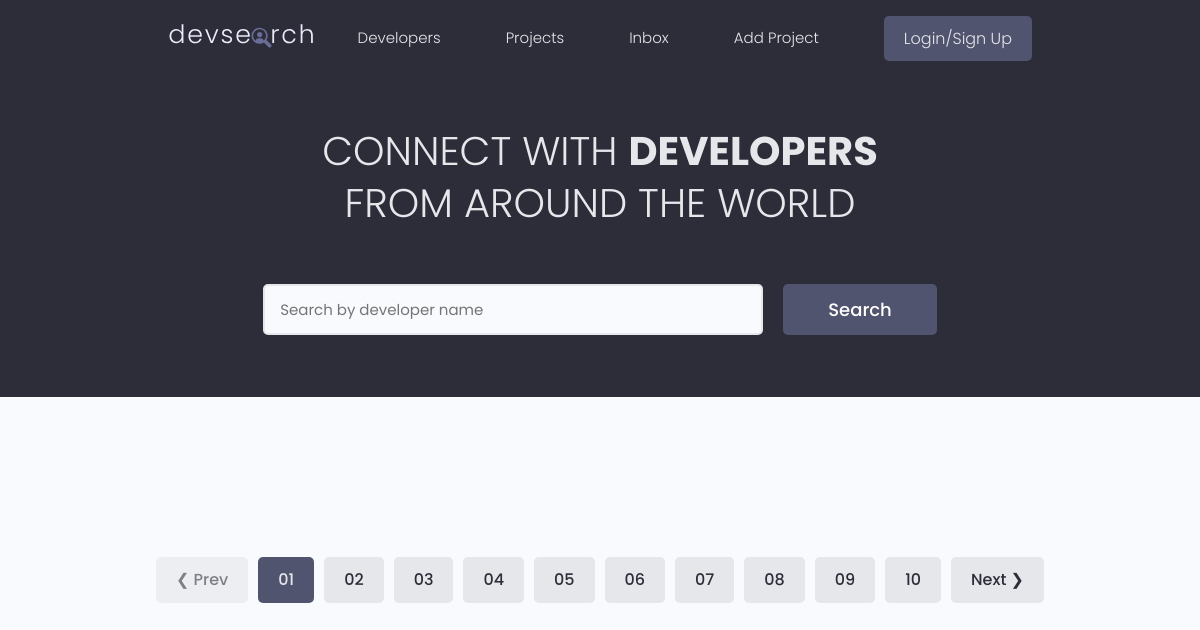
The app's page /, older data.
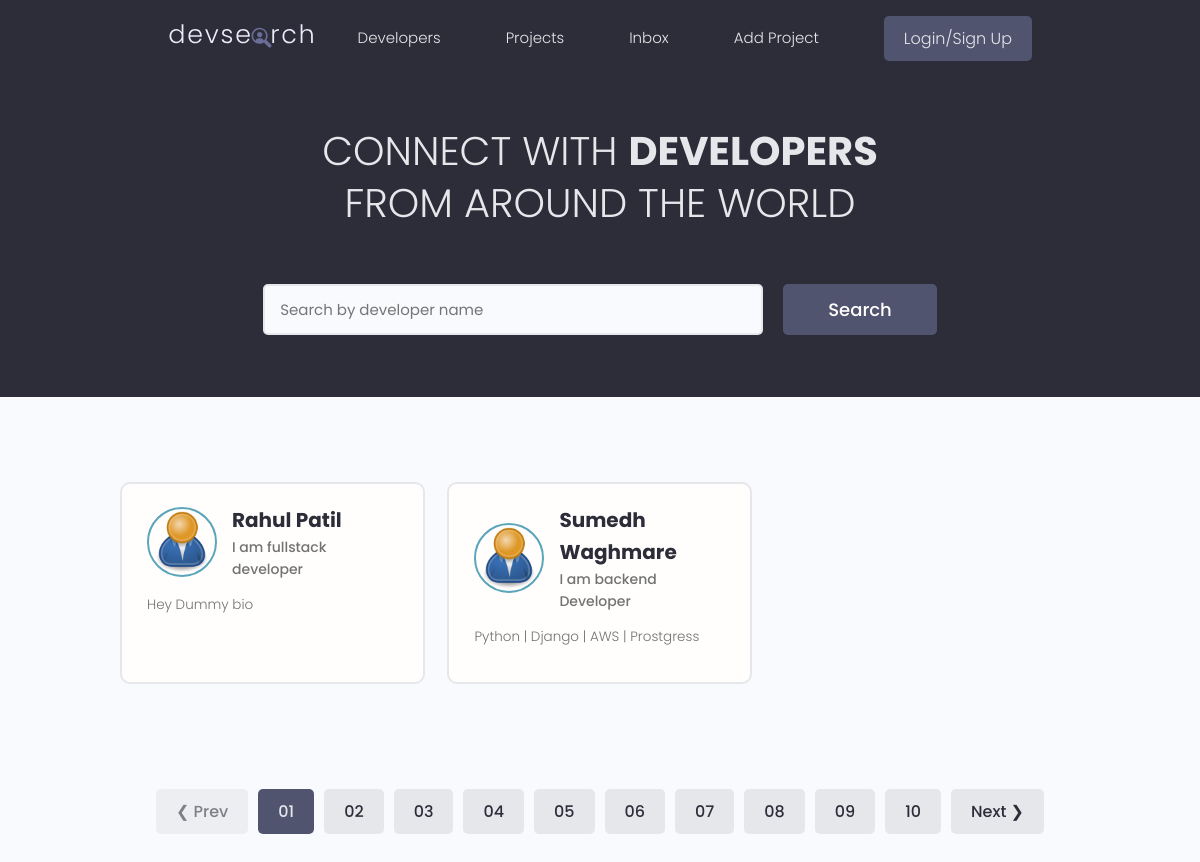
The same page, newer data.
### users/models.py (models this page shows, shortened)
class Profile(models.Model):
    user = models.OneToOneField(User, on_delete=models.CASCADE, blank=True, null=True)
    name = models.CharField(max_length=200, null=True, blank=True)
    email = models.EmailField(max_length=500, null=True, blank=True)
    username = models.CharField(max_length=200, null=True, blank=True)
    location = models.CharField(max_length=200, null=True, blank=True)
    short_intro = models.CharField(max_length=1000, null=True, blank=True)
    bio = models.TextField(null=True, blank=True)
    profile_image = models.ImageField(null=True, blank=True,
        upload_to = 'profiles/', default='profiles/user-default.png')
    social_github = models.CharField(max_length=200, null=True, blank=True)
    social_twitter = models.CharField(max_length=200, null=True, blank=True)
    social_linkedin = models.CharField(max_length=200, null=True, blank=True)
    social_youtube = models.CharField(max_length=200, null=True, blank=True)
    social_website = models.CharField(max_length=200, null=True, blank=True)
    created = models.DateField(auto_now_add=True)
    id = models.UUIDField(default=uuid.uuid4,unique=True,primary_key=True,editable=False)

### users/views.py (the view)
# urls.py: path('', views.profiles, name='profiles'),
def profiles(request):
    profiles = Profile.objects.all()
    context = {'profiles':profiles}
    return render(request,'users/profiles.html',context)

### users/templates/users/profiles.html (shortened to what this page needs)
{% extends 'main.html' %}
{% block content %}
  <main class="home">
    <section class="hero-section text-center">
      <div class="container container--narrow">
        <div class="hero-section__box">
          <h2>CONNECT WITH <span>DEVELOPERS</span></h2>
          <h2>FROM AROUND THE WORLD</h2>
        </div>
        <div class="hero-section__search">
          <form class="form" action="#" method="get">
            <div class="form__field">
              <input class="input input--text" id="formInput#search" type="text" name="text"
                placeholder="Search by developer name" />
            </div>
            <input class="btn btn--sub btn--lg" type="submit" value="Search" />
          </form>
        </div>
      </div>
    </section>
    <section class="devlist">
      <div class="container">
        <div class="grid grid--three">
          {% for profile in profiles %}
          <div class="column card">
            <div class="dev">
              <a href="{% url 'user-profile' profile.id %}" class="card__body">
                <div class="dev__profile">
                  <img class="avatar avatar--md" src="{{ profile.profile_image.url }}" alt="image" />
                  <div class="dev__meta">
                    <h3>{{profile.name}}</h3>
                    <h5>{{profile.short_intro}}</h5>
                  </div>
                </div>
                <p class="dev__info">
                 {{ profile.bio }}
                </p>
              </a>
            </div>
          </div>
          {% endfor %}
        </div>
      </div>
    </section>
    <div class="pagination">
      <ul class="container">
        <li><a href="#" class="btn btn--disabled">&#10094; Prev</a></li>
        <li><a href="#" class="btn btn--sub">01</a></li>
        <li><a href="#" class="btn">02</a></li>
        <li><a href="#" class="btn">03</a></li>
        <li><a href="#" class="btn">04</a></li>
        <li><a href="#" class="btn">05</a></li>
        <li><a href="#" class="btn">06</a></li>
        <li><a href="#" class="btn">07</a></li>
        <li><a href="#" class="btn">08</a></li>
        <li><a href="#" class="btn">09</a></li>
        <li><a href="#" class="btn">10</a></li>
        <li><a href="#" class="btn">Next &#10095;</a></li>
      </ul>
    </div>
  </main>
{% endblock content %}

Row changes from the older to the newer data that the page shows:
added Profile: profile_image (placeholder picture), name "Rahul Patil", short_intro "I am fullstack developer", bio "Hey Dummy bio"
added Profile: profile_image (placeholder picture), name "Sumedh Waghmare", short_intro "I am backend Developer", bio "Python | Django | AWS | Prostgress"
